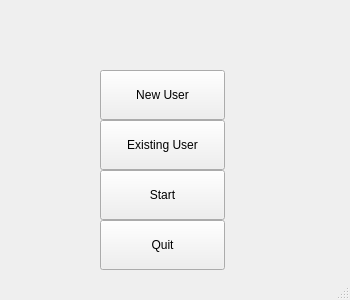
<?xml version="1.0" encoding="UTF-8"?>
<ui version="4.0">
 <class>MainWindow</class>
 <widget class="QMainWindow" name="MainWindow">
  <property name="geometry">
   <rect>
    <x>0</x>
    <y>0</y>
    <width>350</width>
    <height>300</height>
   </rect>
  </property>
  <property name="minimumSize">
   <size>
    <width>350</width>
    <height>300</height>
   </size>
  </property>
  <property name="maximumSize">
   <size>
    <width>350</width>
    <height>300</height>
   </size>
  </property>
  <property name="windowTitle">
   <string>MainWindow</string>
  </property>
  <widget class="QWidget" name="centralWidget">
   <widget class="QPushButton" name="newUserButton">
    <property name="geometry">
     <rect>
      <x>100</x>
      <y>70</y>
      <width>125</width>
      <height>50</height>
     </rect>
    </property>
    <property name="text">
     <string>New User</string>
    </property>
   </widget>
   <widget class="QPushButton" name="existUserButton">
    <property name="geometry">
     <rect>
      <x>100</x>
      <y>120</y>
      <width>125</width>
      <height>50</height>
     </rect>
    </property>
    <property name="text">
     <string>Existing User</string>
    </property>
   </widget>
   <widget class="QPushButton" name="quitButton">
    <property name="geometry">
     <rect>
      <x>100</x>
      <y>220</y>
      <width>125</width>
      <height>50</height>
     </rect>
    </property>
    <property name="text">
     <string>Quit</string>
    </property>
   </widget>
   <widget class="QPushButton" name="startButton">
    <property name="geometry">
     <rect>
      <x>100</x>
      <y>170</y>
      <width>125</width>
      <height>50</height>
     </rect>
    </property>
    <property name="text">
     <string>Start</string>
    </property>
   </widget>
  </widget>
  <widget class="QStatusBar" name="statusBar"/>
 </widget>
 <layoutdefault spacing="6" margin="11"/>
 <resources/>
 <connections/>
</ui>
